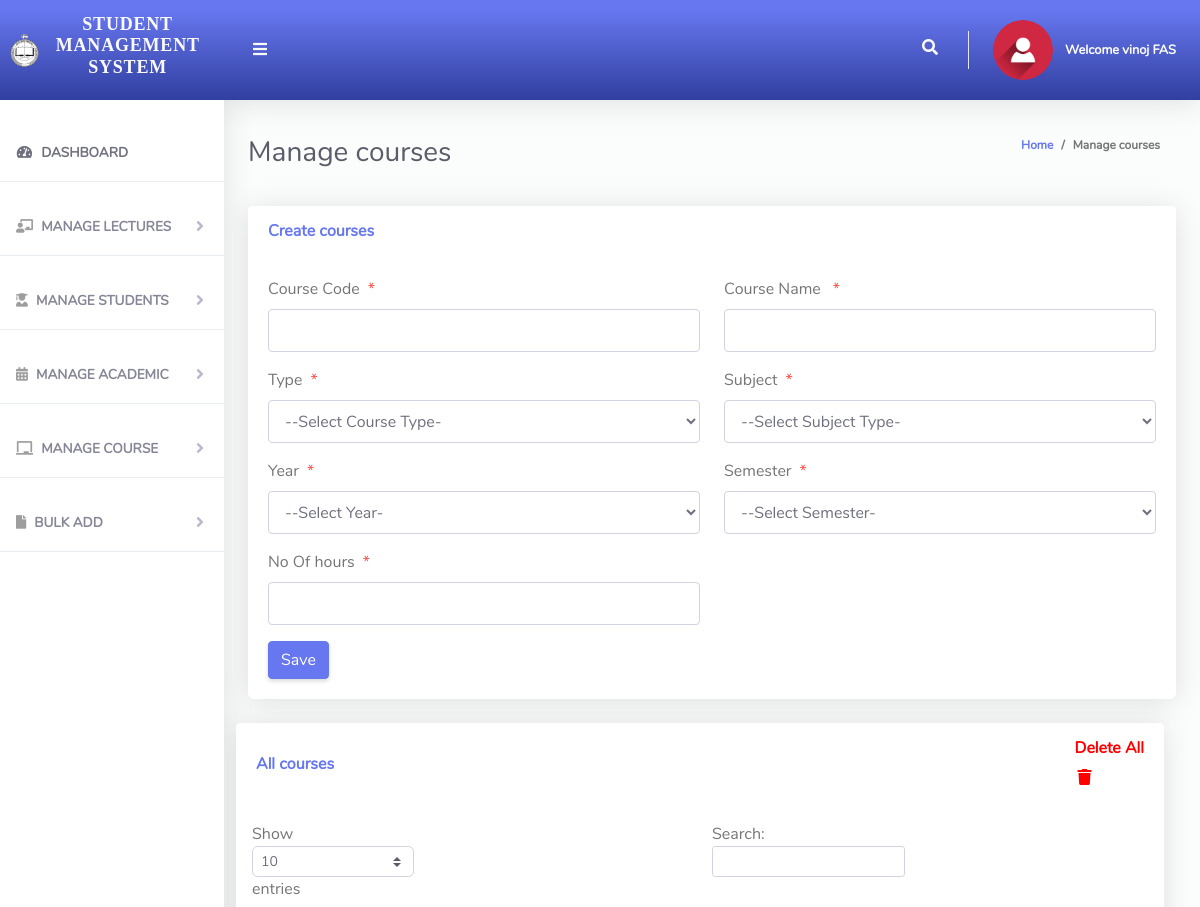
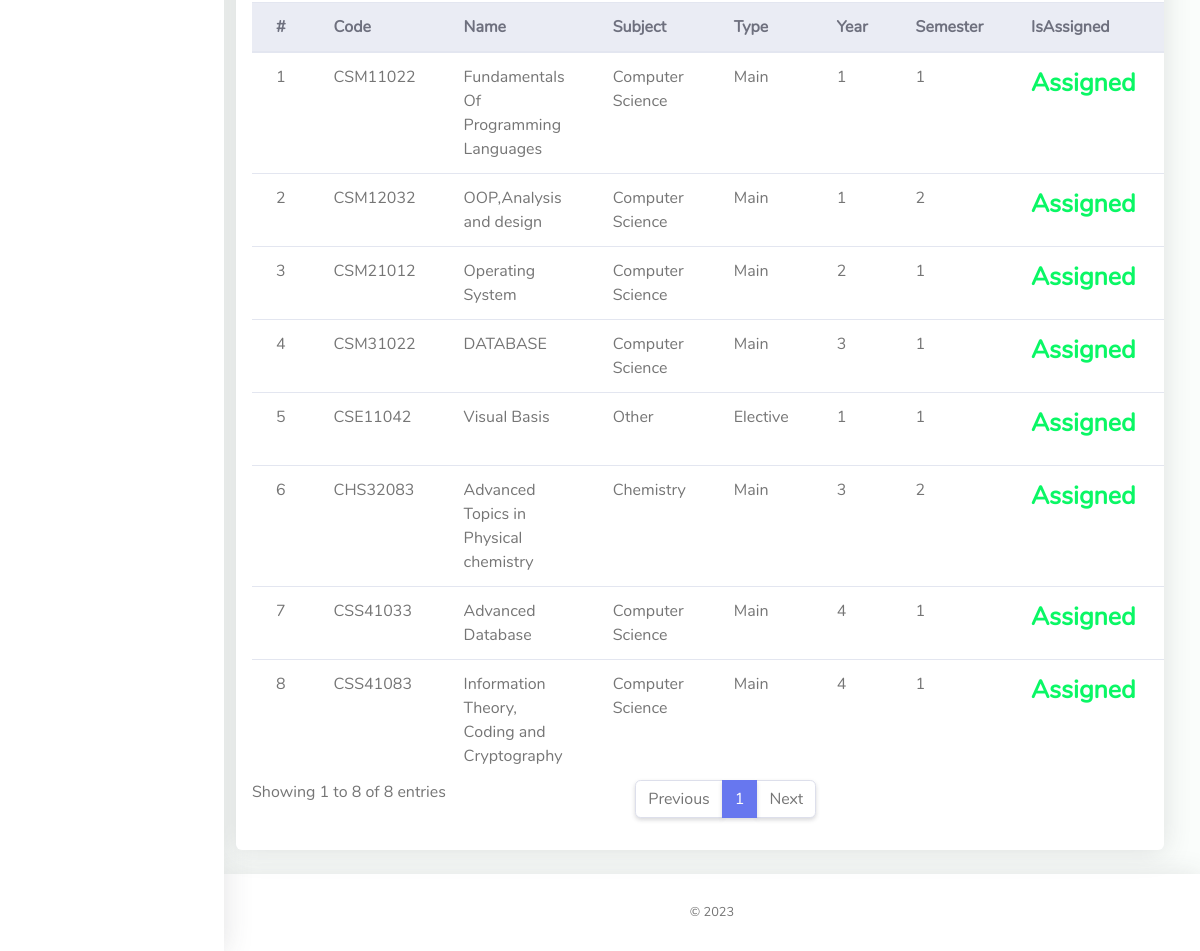
The app's page /Admin/Course.php (signed in) with its own data (2 pictures, top to bottom).
### tables this page shows
CREATE TABLE `tblsubject` (
  `id` int(11) NOT NULL,
  `code` varchar(255) NOT NULL,
  `Name` varchar(255) NOT NULL,
  `Type` varchar(100) NOT NULL,
  `SubjectName` varchar(100) NOT NULL,
  `year` varchar(20) NOT NULL,
  `semester` varchar(20) NOT NULL,
  `isAssigned` varchar(10) NOT NULL,
  `DateAdded` varchar(40) NOT NULL,
  `NoofHours` int(40) NOT NULL
);

### Admin/Course.php (the view, shortened to what this page needs)
<?php
include '../Includes/dbcon.php';
?>
<!DOCTYPE html>
<html lang="en">
<head>
  <link href="../vendor/fontawesome-free/css/all.min.css" rel="stylesheet" type="text/css">
  <link href="../vendor/bootstrap/css/bootstrap.min.css" rel="stylesheet" type="text/css">
  <link href="css/ruang-admin.min.css" rel="stylesheet">
  <link href="css/ruang-admin.css" rel="stylesheet">
</head>
<body id="page-top">
  <div id="wrapper">
    <?php include "Includes/sidebar.php"; ?>
    <div id="content-wrapper" class="d-flex flex-column">
      <div id="content">
        <?php include "Includes/topbar.php"; ?>
        <div class="container-fluid" id="container-wrapper">
          <div class="d-sm-flex align-items-center justify-content-between mb-4">
            <h1 class="h3 mb-0 text-gray-800">Manage courses</h1>
            <ol class="breadcrumb">
              <li class="breadcrumb-item"><a href="./">Home</a></li>
              <li class="breadcrumb-item active" aria-current="page">Manage courses</li>
            </ol>
          </div>
          <div class="row">
            <div class="col-lg-12">
              <div class="card mb-4">
                <div class="card-header py-3 d-flex flex-row align-items-center justify-content-between">
                  <h6 class="m-0 font-weight-bold text-primary">Create courses</h6>
                </div>
                <div class="card-body">
                  <form method="post">
                    <div class="form-group row mb-3">
                      <div class="col-xl-6">
                        <label class="form-control-label">Course Code<span class="text-danger ml-2">*</span></label>
                        <input type="text" class="form-control" required name="code" value="<?php echo $row['code']; ?>"
                          id="exampleInputFirstName">
                      </div>
                      <div class="col-xl-6">
                        <label class="form-control-label">Course Name <span class="text-danger ml-2">*</span></label>
                        <input type="text" class="form-control" required name="name" value="<?php echo $row['Name']; ?>"
                          id="exampleInputFirstName">
                      </div>
                    </div>
                    <div class="form-group row mb-3">
                      <div class="col-xl-6">
                        <label class="form-control-label">Type<span class="text-danger ml-2">*</span></label>
                        <?php
                        echo '<select required name="type" onchange="classArmDropdown(this.value)" class="form-control mb-3"
                        value='.$row['Name'].'>';
                        echo '<option value="">--Select Course Type-</option>';
                        echo '</select>';
                        ?>
                      </div>
                      <div class="col-xl-6">
                        <label class="form-control-label">Subject<span class="text-danger ml-2">*</span></label>
                        <?php
                        echo '<select required name="subject" onchange="classArmDropdown(this.value)" class="form-control mb-3">';
                        echo '<option value="">--Select Subject Type-</option>';
                        echo '</select>';
                        ?>
                      </div>
                      <div class="col-xl-6">
                        <label class="form-control-label">Year<span class="text-danger ml-2">*</span></label>
                        <?php
                        echo '<select required name="year" onchange="classArmDropdown(this.value)" class="form-control mb-3">';
                        echo '<option value="">--Select Year-</option>';
                        echo '</select>';
                        ?>
                      </div>
                      <div class="col-xl-6">
                        <label class="form-control-label">Semester<span class="text-danger ml-2">*</span></label>
                        <?php
                        echo '<select required name="semester" onchange="classArmDropdown(this.value)" class="form-control mb-3">';
                        echo '<option value="">--Select Semester-</option>';
                        echo '</select>';
                        ?>
                      </div>
                      <div class="col-xl-6">
                        <label class="form-control-label">No Of hours<span class="text-danger ml-2">*</span></label>
                        <input type="number" class="form-control" required name="nh" value="<?php echo $row['NoofHours']; ?>"
                          id="exampleInputFirstName">
                      </div>
                    </div>
                    <?php
                    if (isset($Id)) {
                      ?>
                      <button type="submit" name="update" class="btn btn-warning" onclick='return Redirect(5000)'>Update</button>
                      &nbsp;&nbsp;&nbsp;&nbsp;&nbsp;&nbsp;&nbsp;&nbsp;&nbsp;&nbsp;
                      <?php
                    } else {
                      ?>
                      <button type="submit" name="save" class="btn btn-primary" onclick='return Redirect(5000)'>Save</button>
                      <?php
                    }
                    ?>
                </div>
              </div>
            </div>
            <div class="row" style="width:100%">
              <div class="col-lg-12">
                <div class="card mb-4">
                  <div class="card-header py-3 d-flex flex-row align-items-center justify-content-between">
                    <h6 class="m-0 font-weight-bold text-primary">All courses</h6>
                    <a href='' onclick="return confirmDeleteAll('course')"><h6 style="color:Red;font-weight: bold;">Delete All</h6><i class='fas fa-fw fa-trash' style="color: red;"></i></a>
                  </div>
                  <div class="table-responsive p-3">
                    <table class="table align-items-center table-flush table-hover" id="dataTableHover">
                      <thead class="thead-light">
                        <tr>
                          <th>#</th>
                          <th>Code</th>
                          <th>Name</th>
                          <th>Subject</th>
                          <th>Type</th>
                          <th>Year</th>
                          <th>Semester</th>
                          <th>IsAssigned</th>
                          <th>Edit</th>
                        </tr>
                      </thead>
                      <tbody>
                        <?php
                        $query = "SELECT * from tblsubject";
                        $rs = $conn->query($query);
                        $num = $rs->num_rows;
                        $sn = 0;
                        $status = "";
                        if ($num > 0) {
                          while ($rows = $rs->fetch_assoc()) {
                            if($rows['isAssigned']==1){
                              $status="Assigned";
                              $colour="#0af765";
                            }else{
                              $status="Not Yet";
                              $colour="#f71a0a";
                            }
                            $sn = $sn + 1;
                            echo "
                              <tr>
                                <td>" . $sn . "</td>
                                <td>" . $rows['code'] . "</td>
                                <td>" . $rows['Name'] . "</td>
                                <td>" . $rows['SubjectName'] . "</td>
                                <td>" . $rows['Type'] . "</td>
                                <td>" . $rows['year'] . "</td>
                                <td>" . $rows['semester'] . "</td>
                                <td style='color:" . $colour . ";text-align:center;font-size:25px'><b>" . $status . "</b></td>
                                <td><a href='?action=edit&Id=" . $rows['id'] . "'><i class='fas fa-fw fa-edit'></i>Edit</a></td>
                                <td><a href='' onclick='return confirmDelete(".$rows['id'].")'><i class='fas fa-fw fa-trash'></i></a></td>
                              </tr>";
                          }
                        } else {
                          echo
                            "<div class='alert alert-danger' role='alert'>
                            No Record Found!
                            </div>";
                        }
                        ?>
                      </tbody>
                    </table>
                  </div>
                </div>
              </div>
            </div>
          </div>
        </div>
      </div>
      <?php include "Includes/footer.php"; ?>
    </div>
  </div>
</body>
</html>

### Admin/Includes/topbar.php (shortened to what this page needs)
<?php
  $query = "SELECT * FROM tbladmin WHERE Id = ".$_SESSION['userId']."";
  $rs = $conn->query($query);
  $rows = $rs->fetch_assoc();
  $fullName = $rows['firstName']." ".$rows['lastName'];
?>
<nav class="navbar navbar-expand navbar-light topbar mb-4 static-top bg-gradient-primary" style="height: 100px;" >
          <button id="sidebarToggleTop" class="btn btn-link rounded-circle mr-3">
            <i class="fa fa-bars"></i>
          </button>
          <ul class="navbar-nav ml-auto">
            <li class="nav-item dropdown no-arrow">
              <a class="nav-link dropdown-toggle" href="#" id="searchDropdown" role="button" data-toggle="dropdown"
                aria-haspopup="true" aria-expanded="false">
                <i class="fas fa-search fa-fw"></i>
              </a>
            </li>
            <li class="dropdown no-arrow">
              <a class="nav-link dropdown-toggle" href="#" id="userDropdown" role="button" data-toggle="dropdown"
                aria-haspopup="true" aria-expanded="false">
                <img class="img-profile rounded-circle" src="img/user-icn.png" style="max-width: 60px">
                <span class="ml-2 d-none d-lg-inline text-white small"><b>Welcome <?php echo $fullName;?></b></span>
              </a>
            </li>
          </ul>
        </nav>

### Admin/css/ruang-admin.css (style rules this page uses)
html { position: relative; min-height: 100%; font-family: 'Nunito'; }
body { height: 100%; }
#wrapper { display: -webkit-box; display: -ms-flexbox; display: flex; }
#wrapper #content-wrapper { background-color: #FAFDFB; width: 100%; overflow-x: hidden; }
#wrapper #content-wrapper #content { -webkit-box-flex: 1; -ms-flex: 1 0 auto; flex: 1 0 auto; }
.container, .container-fluid, .container-login { padding-left: 1.5rem; padding-right: 1.5rem; }
.bg-gradient-primary { background-color: #6777EF; background-image: -webkit-gradient(linear, left top, left bottom, color-stop(10%, #6777EF), to(#303f9f)); background-image: linear-gradient(180deg, #6777EF 10%, #303f9f 100%); background-size: cover; }
.text-gray-800 { color: #5a5c69 !important; }
.dropdown.no-arrow .dropdown-toggle::after { display: none; }
.sidebar .nav-item.dropdown .dropdown-toggle::after, .topbar .nav-item.dropdown .dropdown-toggle::after { width: 1rem; text-align: center; float: right; vertical-align: 0; border: 0; font-weight: 900; content: '\f105'; font-family: 'Font Awesome 5 Free'; }
.sidebar .nav-item .nav-link, .topbar .nav-item .nav-link { position: relative; }
.topbar { height: 4.375rem; z-index: 2; -webkit-box-shadow: 0 0.15rem 1.75rem 0 rgba(58, 59, 69, 0.15) !important; box-shadow: 0 0.15rem 1.75rem 0 rgba(58, 59, 69, 0.15) !important; }
.topbar #sidebarToggleTop { height: 2.5rem; width: 2.5rem; -webkit-box-shadow: 0 0 0 0 !important; box-shadow: 0 0 0 0 !important; }
.topbar .nav-item .nav-link { height: 4.375rem; display: -webkit-box; display: -ms-flexbox; display: flex; -webkit-box-align: center; -ms-flex-align: center; align-items: center; padding: 0 0.75rem; }
.topbar .dropdown { position: static; }
@media (min-width: 576px) { .topbar .dropdown { position: relative; } }
.topbar.navbar-light .navbar-nav .nav-item .nav-link { color: #fafafa; transition: all 0.3s ease-in-out; -webkit-transition: all 0.3s ease-in-out; }
.breadcrumb { background-color: transparent; font-size: 12px; font-weight: bold; }
.table-flush td, .table-flush th { border-right: 0; border-left: 0; }
.table-flush tbody tr:first-child td, .table-flush tbody tr:first-child th { border-top: 0; }
.table-flush tbody tr:last-child td, .table-flush tbody tr:last-child th { border-bottom: 0; }
.card .table { margin-bottom: 0; }
.card .table td, .card .table th { padding-right: 1.5rem; padding-left: 1.5rem; }
.card { -webkit-box-shadow: 0 0.15rem 1.75rem 0 rgba(58, 59, 69, 0.15) !important; box-shadow: 0 0.15rem 1.75rem 0 rgba(58, 59, 69, 0.15) !important; }

### records on screen
tblsubject: code "CSM11022", Name "Fundamentals Of Programming Languages", SubjectName "Computer Science", Type "Main", year "1", semester "1", isAssigned "Assigned"
tblsubject: code "CSM12032", Name "OOP,Analysis and design", SubjectName "Computer Science", Type "Main", year "1", semester "2", isAssigned "Assigned"
tblsubject: code "CSM21012", Name "Operating System", SubjectName "Computer Science", Type "Main", year "2", semester "1", isAssigned "Assigned"
tblsubject: code "CSM31022", Name "DATABASE", SubjectName "Computer Science", Type "Main", year "3", semester "1", isAssigned "Assigned"
tblsubject: code "CSE11042", Name "Visual Basis", SubjectName "Other", Type "Elective", year "1", semester "1", isAssigned "Assigned"
tblsubject: code "CHS32083", Name "Advanced Topics in Physical chemistry", SubjectName "Chemistry", Type "Main", year "3", semester "2", isAssigned "Assigned"
tblsubject: code "CSS41033", Name "Advanced Database", SubjectName "Computer Science", Type "Main", year "4", semester "1", isAssigned "Assigned"
tblsubject: code "CSS41083", Name "Information Theory, Coding and Cryptography", SubjectName "Computer Science", Type "Main", year "4", semester "1", isAssigned "Assigned"

### other values on screen
$fullName "vinoj FAS"
